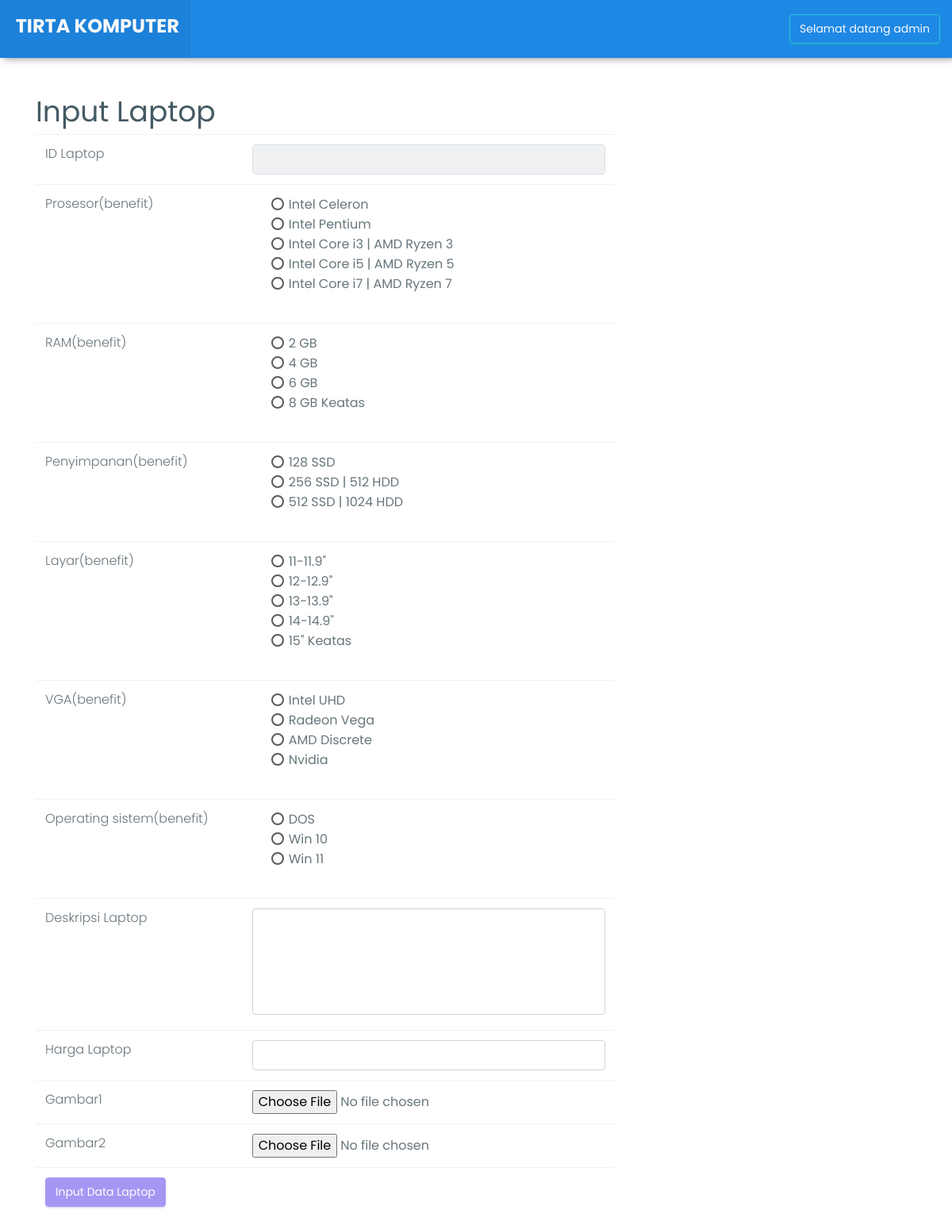
/inputlaptop.php (signed in), run on the app's committed database.
### tables this page shows
CREATE TABLE `kriteria` (
  `id_kriteria` int(11) NOT NULL,
  `atribut` varchar(50) NOT NULL,
  `bobot_nilai` varchar(50) NOT NULL,
  `nama_kriteria` varchar(50) NOT NULL
);

CREATE TABLE `t_kriteria` (
  `id_tkriteria` int(11) NOT NULL,
  `id_kriteria` int(11) NOT NULL,
  `keterangan` varchar(100) NOT NULL,
  `nkriteria` varchar(15) NOT NULL
);

### inputlaptop.php (the view, shortened to what this page needs)
<?php
include "header.php";
include "connect.php";
?>
<?php
    $id=$_GET['idk'];
    $show_idl="SELECT * FROM datalaptop WHERE id_laptop='$id'";
    $hasil_l=mysqli_query($koneksi,$show_idl);
    ?>
<div class="container">
    <h1 class="mt-5">Input Laptop</h1>
    <div class="row">
        <div class="col-lg-8">
        <?php
        if(mysqli_num_rows($hasil_l) > 0){
        ?>
        <div class="table-responsive">
            <br>
            <p align="center">
                <img src="images/short3.png"><br><br>
                <h2>Data Sudah Diisi</h2>
            </p>
        </div>
        <?php
        } else {
            $cek="SELECT * FROM laptop WHERE id_laptop='$id'";
            $a=mysqli_query($koneksi, $cek);
            $b=mysqli_fetch_array($a);
            $idlaptop=$b['id_laptop'];
         ?>
           <div class="table-responsive">
            <form action="" class="form-horizontal" data-toggle="validator" role="form" method="post" enctype="multipart/form-data">
                <table class="table" align="left">
                <tr>
              <td>ID Laptop</td>
              <td><input readonly type="text" class="form-control" name="idlaptop" value="<?php echo $idlaptop; ?>"></td>
            </tr>
                    <?php
                    $q= mysqli_query($koneksi, "SELECT * FROM kriteria ORDER BY id_kriteria");
                    while($r = mysqli_fetch_array($q)){
                        ?>
                    <tr>
                        <td width="200">
                            <?php echo $r['nama_kriteria']; ?>(<?php echo $r['atribut']; ?>)
                        </td>
                        <td width="200">
                            <div class="form-group">
                                <?php
                               $i="a"; $querykriteria = mysqli_query($koneksi, "SELECT * FROM kriteria, t_kriteria where kriteria.id_kriteria = t_kriteria.id_kriteria and t_kriteria.id_kriteria = '$r[id_kriteria]'");
                                while ($datakriteria = mysqli_fetch_array($querykriteria)){
                                    ?>
                                <div class="radio">
<label for="idlabel<?php echo $i; ?><?php echo $datakriteria['id_kriteria']; ?>"><?php echo $datakriteria['keterangan']; ?></label>
                                </div>
                                <?php
                                $i++;
                                }
                                 ?>
                            </div>
                        </td>
                    </tr>
                    <?php  } ?>
                    <tr>
                        <td>Deskripsi Laptop</td>
                        <td><textarea name="deskripsi" cols="50" rows="5" class="form-control"></textarea></td>
                    </tr>
                    <tr>
                        <td>Harga Laptop</td>
                        <td><input type="text" class="form-control" name="harga"></td>
                    </tr>
                    <tr>
                        <td>Gambar1</td>
                        <td><input type="file" name="fupload1"></td>
                    </tr>
                    <tr>
                        <td>Gambar2</td>
                        <td><input type="file" name="fupload2"></td>
                    </tr>
                    <tr>
                     <td colspan="2"><input id="btn-fblogin" class="btn btn-primary" type="submit" value="Input Data Laptop" /></td>
                    </tr>
                </table>
            </form>
           </div>
           <?php } ?>
        </div>
    </div>
</div>

### data on the page
kriteria: nama_kriteria "Prosesor", atribut "benefit"
t_kriteria: keterangan "Intel Celeron"
t_kriteria: keterangan "Intel Pentium"
t_kriteria: keterangan "Intel Core i3 | AMD Ryzen 3"
t_kriteria: keterangan "Intel Core i5 | AMD Ryzen 5"
t_kriteria: keterangan "Intel Core i7 | AMD Ryzen 7"
kriteria: nama_kriteria "RAM", atribut "benefit"
t_kriteria: keterangan "2 GB"
t_kriteria: keterangan "4 GB"
t_kriteria: keterangan "6 GB"
t_kriteria: keterangan "8 GB Keatas"
kriteria: nama_kriteria "Penyimpanan", atribut "benefit"
t_kriteria: keterangan "128 SSD"
t_kriteria: keterangan "256 SSD | 512 HDD"
t_kriteria: keterangan "512 SSD | 1024 HDD"
kriteria: nama_kriteria "Layar", atribut "benefit"
t_kriteria: keterangan "11-11.9\""
t_kriteria: keterangan "12-12.9\""
t_kriteria: keterangan "13-13.9\""
t_kriteria: keterangan "14-14.9\""
t_kriteria: keterangan "15\" Keatas"
kriteria: nama_kriteria "VGA", atribut "benefit"
t_kriteria: keterangan "Intel UHD"
t_kriteria: keterangan "Radeon Vega"
t_kriteria: keterangan "AMD Discrete"
t_kriteria: keterangan "Nvidia"
kriteria: nama_kriteria "Operating sistem", atribut "benefit"
t_kriteria: keterangan "DOS"
t_kriteria: keterangan "Win 10"
t_kriteria: keterangan "Win 11"

### other printed values
$username "admin"
